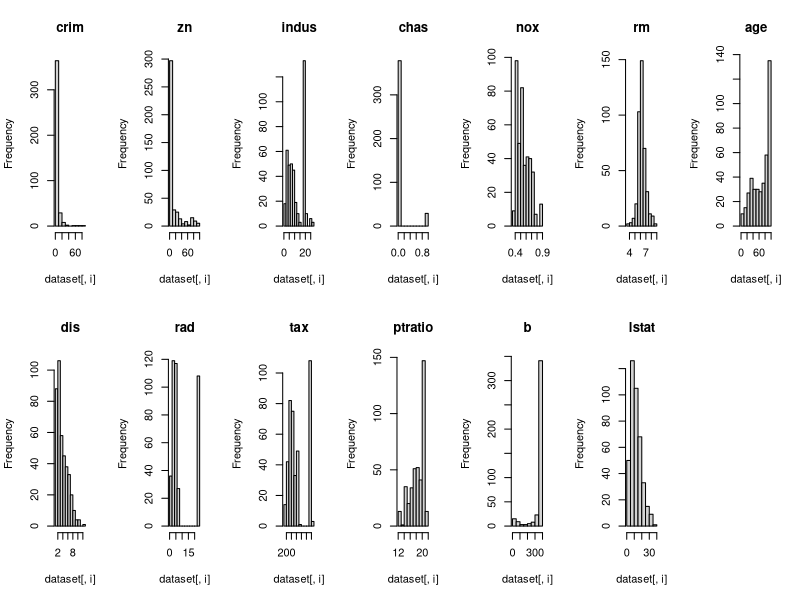
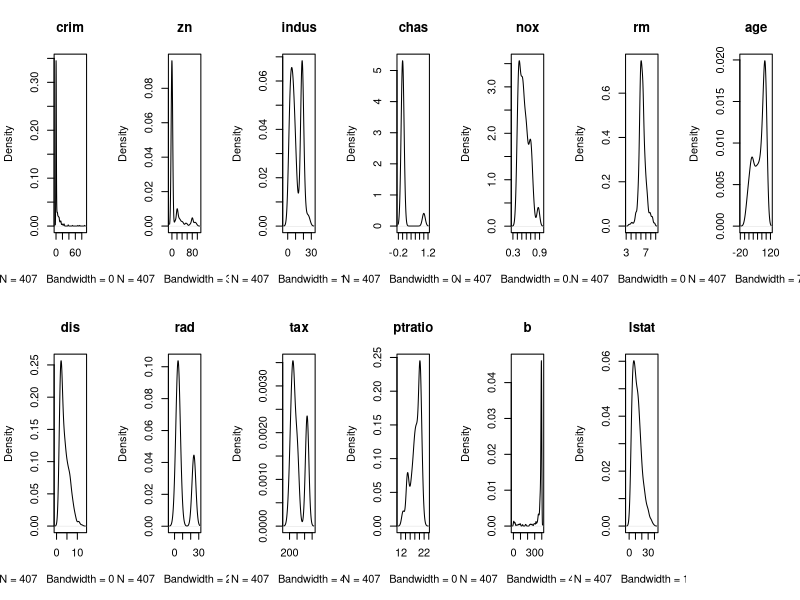
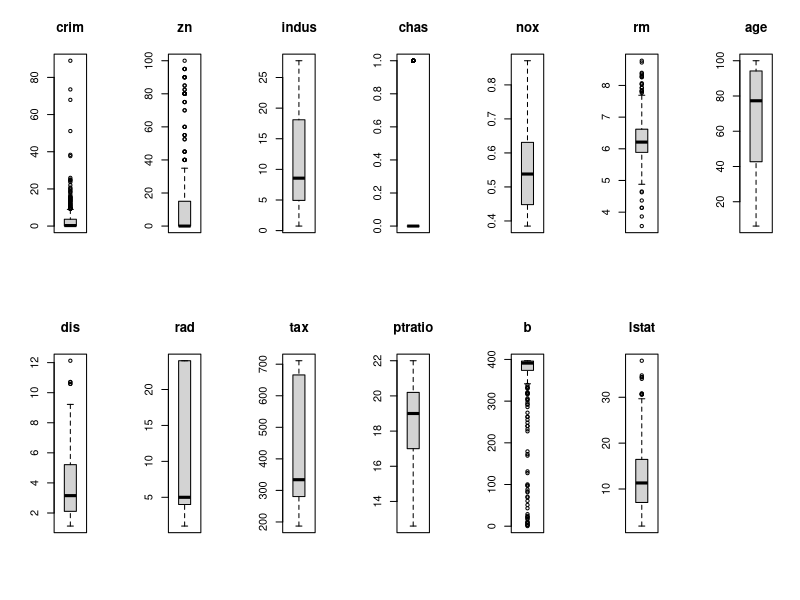
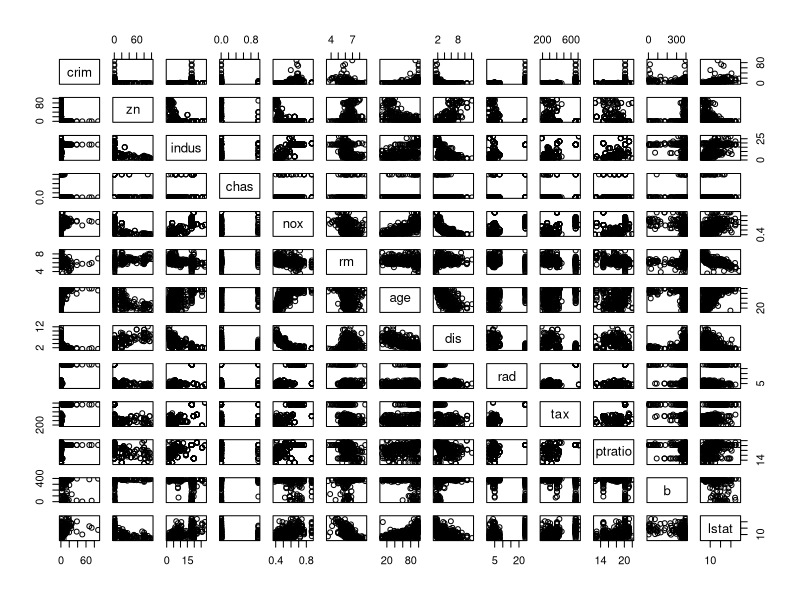
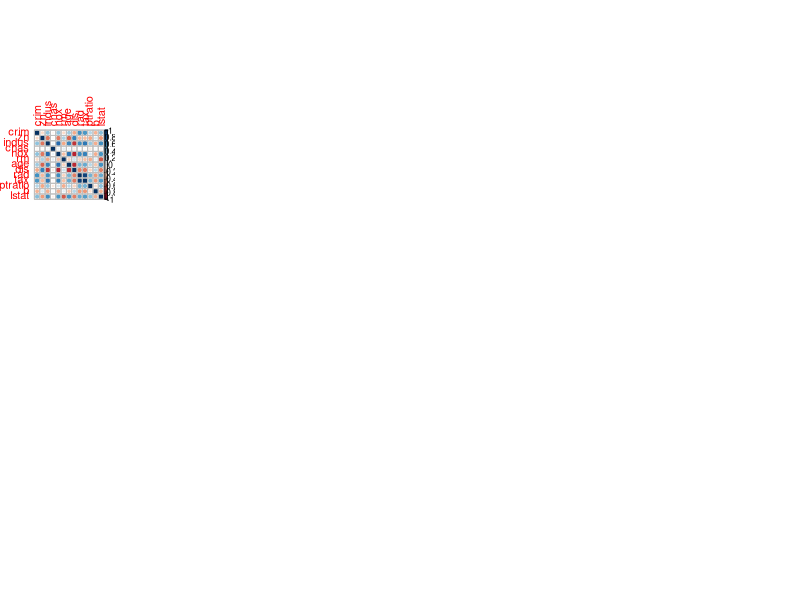

Generate these figures, in order, with R: (Note: this script raises an error after producing the figures.)
## ---- chunk 1
# load packages
library(mlbench)
library(caret)
library(corrplot)
# attach the BostonHousing dataset
data(BostonHousing)
## ---- chunk 2
# Split out validation dataset
# create a list of 80% of the rows in the original dataset we can use for training
set.seed(7)
validationIndex <- createDataPartition(BostonHousing$medv, p=0.80, list=FALSE)
# select 20% of the data for validation
validation <- BostonHousing[-validationIndex,]
# use the remaining 80% of data to training and testing the models
dataset <- BostonHousing[validationIndex,]
## ---- chunk 3
# dimensions of dataset
dim(dataset)
## ---- chunk 4
# list types for each attribute
sapply(dataset, class)
## ---- chunk 5
# take a peek at the first 5 rows of the data
head(dataset, n=20)
## ---- chunk 6
# summarize attribute distributions
summary(dataset)
## ---- chunk 7
#Let's go ahead and convert chas to a numeric attribute.
dataset[,4] <- as.numeric(as.character(dataset[,4]))
## ---- chunk 8
cor(dataset[,1:13])
## ---- chunk 9
# histograms each attribute
par(mfrow=c(2,7))
for(i in 1:13) {
hist(dataset[,i], main=names(dataset)[i])
}
## ---- chunk 10
# density plot for each attribute
par(mfrow=c(2,7))
for(i in 1:13) {
plot(density(dataset[,i]), main=names(dataset)[i])
}
## ---- chunk 11
# boxplots for each attribute
par(mfrow=c(2,7))
for(i in 1:13) {
boxplot(dataset[,i], main=names(dataset)[i])}
## ---- chunk 12
# scatterplot matrix
pairs(dataset[,1:13])
## ---- chunk 13
# correlation plot
correlations <- cor(dataset[,1:13])
corrplot(correlations, method="circle")
## ---- chunk 14
# Run algorithms using 10-fold cross validation
trainControl <- trainControl(method="repeatedcv", number=10, repeats=3)
metric <- "RMSE"
## ---- chunk 15
# LM
set.seed(7)
fit.lm <- train(medv~., data=dataset, method="lm", metric=metric, preProc=c("center",
"scale"), trControl=trainControl)
# GLM
set.seed(7)
fit.glm <- train(medv~., data=dataset, method="glm", metric=metric, preProc=c("center",
"scale"), trControl=trainControl)
# GLMNET
set.seed(7)
fit.glmnet <- train(medv~., data=dataset, method="glmnet", metric=metric,
preProc=c("center", "scale"), trControl=trainControl)
# SVM
set.seed(7)
fit.svm <- train(medv~., data=dataset, method="svmRadial", metric=metric,
preProc=c("center", "scale"), trControl=trainControl)
# CART
set.seed(7)
grid <- expand.grid(.cp=c(0, 0.05, 0.1))
fit.cart <- train(medv~., data=dataset, method="rpart", metric=metric, tuneGrid=grid,
preProc=c("center", "scale"), trControl=trainControl)
# KNN
set.seed(7)
fit.knn <- train(medv~., data=dataset, method="knn", metric=metric, preProc=c("center",
"scale"), trControl=trainControl)
## ---- chunk 16
# Compare algorithms
results <- resamples(list(LM=fit.lm, GLM=fit.glm, GLMNET=fit.glmnet, SVM=fit.svm,
CART=fit.cart, KNN=fit.knn))
summary(results)
dotplot(results)
## ---- chunk 17
# remove correlated attributes
# find attributes that are highly corrected
set.seed(7)
cutoff <- 0.70
correlations <- cor(dataset[,1:13])
highlyCorrelated <- findCorrelation(correlations, cutoff=cutoff)
for (value in highlyCorrelated) {
print(names(dataset)[value])
}
# create a new dataset without highly corrected features
datasetFeatures <- dataset[,-highlyCorrelated]
dim(datasetFeatures)
## ---- chunk 18
# Run algorithms using 10-fold cross validation
trainControl <- trainControl(method="repeatedcv", number=10, repeats=3)
metric <- "RMSE"
# lm
set.seed(7)
fit.lm <- train(medv~., data=datasetFeatures, method="lm", metric=metric,
preProc=c("center", "scale"), trControl=trainControl)
# GLM
set.seed(7)
fit.glm <- train(medv~., data=datasetFeatures, method="glm", metric=metric,
preProc=c("center", "scale"), trControl=trainControl)
# GLMNET
set.seed(7)
fit.glmnet <- train(medv~., data=datasetFeatures, method="glmnet", metric=metric,
preProc=c("center", "scale"), trControl=trainControl)
# SVM
set.seed(7)
fit.svm <- train(medv~., data=datasetFeatures, method="svmRadial", metric=metric,
preProc=c("center", "scale"), trControl=trainControl)
# CART
set.seed(7)
grid <- expand.grid(.cp=c(0, 0.05, 0.1))
fit.cart <- train(medv~., data=datasetFeatures, method="rpart", metric=metric,
tuneGrid=grid, preProc=c("center", "scale"), trControl=trainControl)
# KNN
set.seed(7)
fit.knn <- train(medv~., data=datasetFeatures, method="knn", metric=metric,
preProc=c("center", "scale"), trControl=trainControl)
# Compare algorithms
feature_results <- resamples(list(LM=fit.lm, GLM=fit.glm, GLMNET=fit.glmnet, SVM=fit.svm,
CART=fit.cart, KNN=fit.knn))

summary(feature_results)
dotplot(feature_results)
## ---- chunk 19
# Run algorithms using 10-fold cross validation
trainControl <- trainControl(method="repeatedcv", number=10, repeats=3)
metric <- "RMSE"
# lm
set.seed(7)
fit.lm <- train(medv~., data=dataset, method="lm", metric=metric, preProc=c("center",
"scale", "BoxCox"), trControl=trainControl)
# GLM
set.seed(7)
fit.glm <- train(medv~., data=dataset, method="glm", metric=metric, preProc=c("center",
"scale", "BoxCox"), trControl=trainControl)
# GLMNET
set.seed(7)
fit.glmnet <- train(medv~., data=dataset, method="glmnet", metric=metric,
preProc=c("center", "scale", "BoxCox"), trControl=trainControl)
# SVM
set.seed(7)
fit.svm <- train(medv~., data=dataset, method="svmRadial", metric=metric,
preProc=c("center", "scale", "BoxCox"), trControl=trainControl)
# CART
set.seed(7)
grid <- expand.grid(.cp=c(0, 0.05, 0.1))
fit.cart <- train(medv~., data=dataset, method="rpart", metric=metric, tuneGrid=grid,
preProc=c("center", "scale", "BoxCox"), trControl=trainControl)
# KNN
set.seed(7)
fit.knn <- train(medv~., data=dataset, method="knn", metric=metric, preProc=c("center",
"scale", "BoxCox"), trControl=trainControl)
# Compare algorithms
transformResults <- resamples(list(LM=fit.lm, GLM=fit.glm, GLMNET=fit.glmnet, SVM=fit.svm,
CART=fit.cart, KNN=fit.knn))

summary(transformResults)
dotplot(transformResults)
## ---- chunk 20
# try ensembles
trainControl <- trainControl(method="repeatedcv", number=10, repeats=3)
metric <- "RMSE"

# Random Forest
set.seed(7)
fit.rf <- train(medv~., data=dataset, method="rf", metric=metric, preProc=c("BoxCox"),
trControl=trainControl)
# Stochastic Gradient Boosting
set.seed(7)
fit.gbm <- train(medv~., data=dataset, method="gbm", metric=metric, preProc=c("BoxCox"),
trControl=trainControl, verbose=FALSE)

# Compare algorithms
ensembleResults <- resamples(list(RF=fit.rf, GBM=fit.gbm))
summary(ensembleResults)
dotplot(ensembleResults)
## ---- chunk 21
print(fit.svm)
## ---- chunk 22
# tune SVM sigma and C parametres
trainControl <- trainControl(method="repeatedcv", number=10, repeats=3)
metric <- "RMSE"
set.seed(7)
grid <- expand.grid(.sigma=c(0.025, 0.05, 0.1, 0.15), .C=seq(1, 10, by=1))
fit.svm <- train(medv~., data=dataset, method="svmRadial", metric=metric, tuneGrid=grid,
preProc=c("BoxCox"), trControl=trainControl)
print(fit.svm)
plot(fit.svm)
